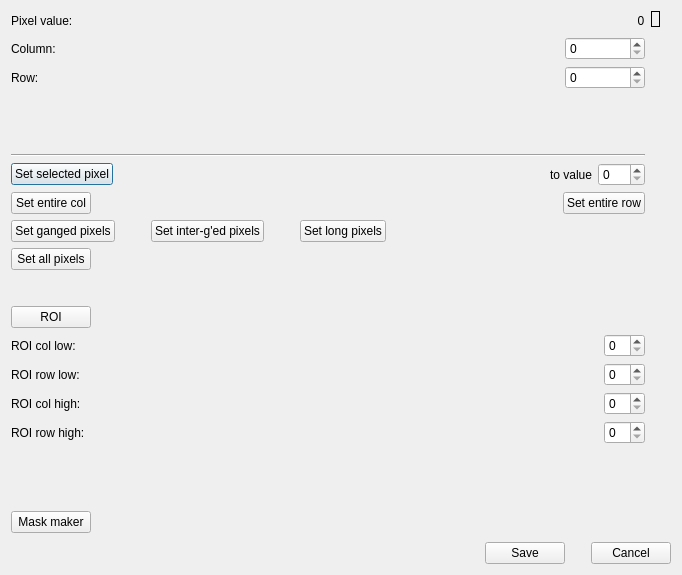
<?xml version="1.0" encoding="UTF-8"?>
<ui version="4.0">
 <class>CfgMap</class>
 <widget class="QDialog" name="CfgMap">
  <property name="geometry">
   <rect>
    <x>0</x>
    <y>0</y>
    <width>682</width>
    <height>575</height>
   </rect>
  </property>
  <property name="windowTitle">
   <string>Config Map</string>
  </property>
  <layout class="QHBoxLayout" name="horizontalLayout_15">
   <item>
    <layout class="QVBoxLayout" name="verticalLayout_8">
     <item>
      <layout class="QHBoxLayout" name="horizontalLayout_14">
       <item>
        <layout class="QVBoxLayout" name="verticalLayout_3">
         <item>
          <layout class="QVBoxLayout" name="verticalLayout">
           <item>
            <layout class="QHBoxLayout" name="horizontalLayout">
             <item>
              <widget class="QLabel" name="pixelLabel">
               <property name="text">
                <string>Pixel value:    </string>
               </property>
              </widget>
             </item>
             <item>
              <spacer name="horizontalSpacer_2">
               <property name="orientation">
                <enum>Qt::Horizontal</enum>
               </property>
               <property name="sizeHint" stdset="0">
                <size>
                 <width>28</width>
                 <height>20</height>
                </size>
               </property>
              </spacer>
             </item>
             <item>
              <widget class="QLabel" name="pixelVal">
               <property name="toolTip">
                <string>value currently set for selected pixel</string>
               </property>
               <property name="text">
                <string>  0</string>
               </property>
              </widget>
             </item>
            </layout>
           </item>
           <item>
            <layout class="QHBoxLayout" name="horizontalLayout_12">
             <item>
              <widget class="QLabel" name="colLabel">
               <property name="text">
                <string>Column: </string>
               </property>
              </widget>
             </item>
             <item>
              <spacer name="horizontalSpacer_6">
               <property name="orientation">
                <enum>Qt::Horizontal</enum>
               </property>
               <property name="sizeHint" stdset="0">
                <size>
                 <width>28</width>
                 <height>20</height>
                </size>
               </property>
              </spacer>
             </item>
             <item>
              <widget class="QSpinBox" name="colVal">
               <property name="minimumSize">
                <size>
                 <width>80</width>
                 <height>0</height>
                </size>
               </property>
               <property name="toolTip">
                <string>column of selected pixel</string>
               </property>
               <property name="maximum">
                <number>255</number>
               </property>
              </widget>
             </item>
            </layout>
           </item>
           <item>
            <layout class="QHBoxLayout" name="horizontalLayout_13">
             <item>
              <widget class="QLabel" name="rowLabel">
               <property name="text">
                <string>Row: </string>
               </property>
              </widget>
             </item>
             <item>
              <spacer name="horizontalSpacer_13">
               <property name="orientation">
                <enum>Qt::Horizontal</enum>
               </property>
               <property name="sizeHint" stdset="0">
                <size>
                 <width>28</width>
                 <height>20</height>
                </size>
               </property>
              </spacer>
             </item>
             <item>
              <widget class="QSpinBox" name="rowVal">
               <property name="minimumSize">
                <size>
                 <width>80</width>
                 <height>0</height>
                </size>
               </property>
               <property name="toolTip">
                <string>row of selected pixel</string>
               </property>
               <property name="maximum">
                <number>255</number>
               </property>
              </widget>
             </item>
            </layout>
           </item>
          </layout>
         </item>
         <item>
          <spacer name="verticalSpacer">
           <property name="orientation">
            <enum>Qt::Vertical</enum>
           </property>
           <property name="sizeHint" stdset="0">
            <size>
             <width>20</width>
             <height>40</height>
            </size>
           </property>
          </spacer>
         </item>
         <item>
          <widget class="Line" name="line">
           <property name="orientation">
            <enum>Qt::Horizontal</enum>
           </property>
          </widget>
         </item>
         <item>
          <layout class="QVBoxLayout" name="verticalLayout_7">
           <item>
            <layout class="QVBoxLayout" name="verticalLayout_2">
             <item>
              <layout class="QHBoxLayout" name="horizontalLayout_3">
               <item>
                <widget class="QPushButton" name="SetButton">
                 <property name="toolTip">
                  <string>set pixel identified by row/column as above to value given to the right</string>
                 </property>
                 <property name="text">
                  <string>Set selected pixel</string>
                 </property>
                </widget>
               </item>
               <item>
                <spacer name="horizontalSpacer_5">
                 <property name="orientation">
                  <enum>Qt::Horizontal</enum>
                 </property>
                 <property name="sizeHint" stdset="0">
                  <size>
                   <width>40</width>
                   <height>20</height>
                  </size>
                 </property>
                </spacer>
               </item>
               <item>
                <widget class="QLabel" name="label">
                 <property name="text">
                  <string>to value</string>
                 </property>
                </widget>
               </item>
               <item>
                <widget class="QSpinBox" name="pixelSetVal">
                 <property name="toolTip">
                  <string>value that currently selected pixel is set to when button &quot;Set selected pixel&quot; is pushed</string>
                 </property>
                 <property name="maximum">
                  <number>255</number>
                 </property>
                </widget>
               </item>
              </layout>
             </item>
             <item>
              <layout class="QHBoxLayout" name="horizontalLayout_6">
               <item>
                <widget class="QPushButton" name="setColButton">
                 <property name="toolTip">
                  <string>set all pixels identified by column as above to specified value</string>
                 </property>
                 <property name="text">
                  <string>Set entire col</string>
                 </property>
                </widget>
               </item>
               <item>
                <spacer name="horizontalSpacer_7">
                 <property name="orientation">
                  <enum>Qt::Horizontal</enum>
                 </property>
                 <property name="sizeHint" stdset="0">
                  <size>
                   <width>40</width>
                   <height>20</height>
                  </size>
                 </property>
                </spacer>
               </item>
               <item>
                <widget class="QPushButton" name="setRowButton">
                 <property name="toolTip">
                  <string>set all pixels identified by row as above to specified value</string>
                 </property>
                 <property name="text">
                  <string>Set entire row</string>
                 </property>
                </widget>
               </item>
              </layout>
             </item>
             <item>
              <layout class="QHBoxLayout" name="horizontalLayout_7">
               <item>
                <widget class="QPushButton" name="setGangedButton">
                 <property name="toolTip">
                  <string>set all ganged pixels (row=153,155,157,159) to specified value</string>
                 </property>
                 <property name="text">
                  <string>Set ganged pixels</string>
                 </property>
                </widget>
               </item>
               <item>
                <spacer name="horizontalSpacer_15">
                 <property name="orientation">
                  <enum>Qt::Horizontal</enum>
                 </property>
                 <property name="sizeType">
                  <enum>QSizePolicy::Fixed</enum>
                 </property>
                 <property name="sizeHint" stdset="0">
                  <size>
                   <width>30</width>
                   <height>20</height>
                  </size>
                 </property>
                </spacer>
               </item>
               <item>
                <widget class="QPushButton" name="setIntGangedButton">
                 <property name="toolTip">
                  <string>set all ganged pixels (row=154,156,158) to specified value</string>
                 </property>
                 <property name="text">
                  <string>Set inter-g'ed pixels</string>
                 </property>
                </widget>
               </item>
               <item>
                <spacer name="horizontalSpacer_16">
                 <property name="orientation">
                  <enum>Qt::Horizontal</enum>
                 </property>
                 <property name="sizeType">
                  <enum>QSizePolicy::Fixed</enum>
                 </property>
                 <property name="sizeHint" stdset="0">
                  <size>
                   <width>30</width>
                   <height>20</height>
                  </size>
                 </property>
                </spacer>
               </item>
               <item>
                <widget class="QPushButton" name="setLongButton">
                 <property name="toolTip">
                  <string>set all ganged pixels (col=0,17) to specified value</string>
                 </property>
                 <property name="text">
                  <string>Set long pixels</string>
                 </property>
                </widget>
               </item>
               <item>
                <spacer name="horizontalSpacer_8">
                 <property name="orientation">
                  <enum>Qt::Horizontal</enum>
                 </property>
                 <property name="sizeHint" stdset="0">
                  <size>
                   <width>40</width>
                   <height>20</height>
                  </size>
                 </property>
                </spacer>
               </item>
              </layout>
             </item>
             <item>
              <layout class="QHBoxLayout" name="horizontalLayout_10">
               <item>
                <widget class="QPushButton" name="setAllButton">
                 <property name="toolTip">
                  <string>set all pixels to specified value</string>
                 </property>
                 <property name="text">
                  <string>Set all pixels</string>
                 </property>
                </widget>
               </item>
               <item>
                <spacer name="horizontalSpacer_11">
                 <property name="orientation">
                  <enum>Qt::Horizontal</enum>
                 </property>
                 <property name="sizeHint" stdset="0">
                  <size>
                   <width>40</width>
                   <height>20</height>
                  </size>
                 </property>
                </spacer>
               </item>
              </layout>
             </item>
            </layout>
           </item>
           <item>
            <spacer name="verticalSpacer_4">
             <property name="orientation">
              <enum>Qt::Vertical</enum>
             </property>
             <property name="sizeType">
              <enum>QSizePolicy::Fixed</enum>
             </property>
             <property name="sizeHint" stdset="0">
              <size>
               <width>20</width>
               <height>30</height>
              </size>
             </property>
            </spacer>
           </item>
           <item>
            <layout class="QVBoxLayout" name="verticalLayout_6">
             <item>
              <layout class="QHBoxLayout" name="horizontalLayout_5">
               <item>
                <widget class="QPushButton" name="SetROIButton">
                 <property name="text">
                  <string>ROI</string>
                 </property>
                </widget>
               </item>
               <item>
                <spacer name="horizontalSpacer_4">
                 <property name="orientation">
                  <enum>Qt::Horizontal</enum>
                 </property>
                 <property name="sizeHint" stdset="0">
                  <size>
                   <width>40</width>
                   <height>20</height>
                  </size>
                 </property>
                </spacer>
               </item>
              </layout>
             </item>
             <item>
              <layout class="QHBoxLayout" name="horizontalLayout_4">
               <item>
                <layout class="QVBoxLayout" name="verticalLayout_4">
                 <item>
                  <widget class="QLabel" name="pixelLabel_2">
                   <property name="text">
                    <string>ROI col low:</string>
                   </property>
                  </widget>
                 </item>
                 <item>
                  <widget class="QLabel" name="colLabel_2">
                   <property name="text">
                    <string>ROI row low:</string>
                   </property>
                  </widget>
                 </item>
                 <item>
                  <widget class="QLabel" name="rowLabel_2">
                   <property name="text">
                    <string>ROI col high:</string>
                   </property>
                  </widget>
                 </item>
                 <item>
                  <widget class="QLabel" name="rowLabel_3">
                   <property name="text">
                    <string>ROI row high:</string>
                   </property>
                  </widget>
                 </item>
                </layout>
               </item>
               <item>
                <spacer name="horizontalSpacer_3">
                 <property name="orientation">
                  <enum>Qt::Horizontal</enum>
                 </property>
                 <property name="sizeHint" stdset="0">
                  <size>
                   <width>40</width>
                   <height>20</height>
                  </size>
                 </property>
                </spacer>
               </item>
               <item>
                <layout class="QVBoxLayout" name="verticalLayout_5">
                 <item>
                  <widget class="QSpinBox" name="colLimitLow"/>
                 </item>
                 <item>
                  <widget class="QSpinBox" name="rowLimitLow"/>
                 </item>
                 <item>
                  <widget class="QSpinBox" name="colLimitHigh"/>
                 </item>
                 <item>
                  <widget class="QSpinBox" name="rowLimitHigh"/>
                 </item>
                </layout>
               </item>
              </layout>
             </item>
            </layout>
           </item>
          </layout>
         </item>
         <item>
          <spacer name="verticalSpacer_3">
           <property name="orientation">
            <enum>Qt::Vertical</enum>
           </property>
           <property name="sizeHint" stdset="0">
            <size>
             <width>20</width>
             <height>40</height>
            </size>
           </property>
          </spacer>
         </item>
         <item>
          <layout class="QHBoxLayout" name="horizontalLayout_11">
           <item>
            <widget class="QPushButton" name="maskMakerButton">
             <property name="toolTip">
              <string>generate mask from existing scan data</string>
             </property>
             <property name="text">
              <string>Mask maker</string>
             </property>
            </widget>
           </item>
           <item>
            <spacer name="horizontalSpacer_12">
             <property name="orientation">
              <enum>Qt::Horizontal</enum>
             </property>
             <property name="sizeHint" stdset="0">
              <size>
               <width>118</width>
               <height>27</height>
              </size>
             </property>
            </spacer>
           </item>
          </layout>
         </item>
        </layout>
       </item>
       <item>
        <layout class="QVBoxLayout" name="mapVerticalLayout">
         <item>
          <widget class="QLabel" name="TheMap">
           <property name="sizePolicy">
            <sizepolicy hsizetype="Fixed" vsizetype="Fixed">
             <horstretch>0</horstretch>
             <verstretch>0</verstretch>
            </sizepolicy>
           </property>
           <property name="frameShape">
            <enum>QFrame::Box</enum>
           </property>
           <property name="text">
            <string/>
           </property>
           <property name="scaledContents">
            <bool>true</bool>
           </property>
          </widget>
         </item>
         <item>
          <spacer name="verticalSpacer_2">
           <property name="orientation">
            <enum>Qt::Vertical</enum>
           </property>
           <property name="sizeHint" stdset="0">
            <size>
             <width>20</width>
             <height>40</height>
            </size>
           </property>
          </spacer>
         </item>
        </layout>
       </item>
      </layout>
     </item>
     <item>
      <layout class="QHBoxLayout" name="horizontalLayout_2">
       <item>
        <spacer name="horizontalSpacer">
         <property name="orientation">
          <enum>Qt::Horizontal</enum>
         </property>
         <property name="sizeHint" stdset="0">
          <size>
           <width>40</width>
           <height>20</height>
          </size>
         </property>
        </spacer>
       </item>
       <item>
        <widget class="QPushButton" name="AcceptButton">
         <property name="text">
          <string>Save</string>
         </property>
        </widget>
       </item>
       <item>
        <spacer name="spacer24">
         <property name="orientation">
          <enum>Qt::Horizontal</enum>
         </property>
         <property name="sizeType">
          <enum>QSizePolicy::Fixed</enum>
         </property>
         <property name="sizeHint" stdset="0">
          <size>
           <width>20</width>
           <height>18</height>
          </size>
         </property>
        </spacer>
       </item>
       <item>
        <widget class="QPushButton" name="CancelButton">
         <property name="text">
          <string>Cancel</string>
         </property>
        </widget>
       </item>
      </layout>
     </item>
    </layout>
   </item>
  </layout>
 </widget>
 <layoutdefault spacing="6" margin="11"/>
 <resources/>
 <connections/>
</ui>
